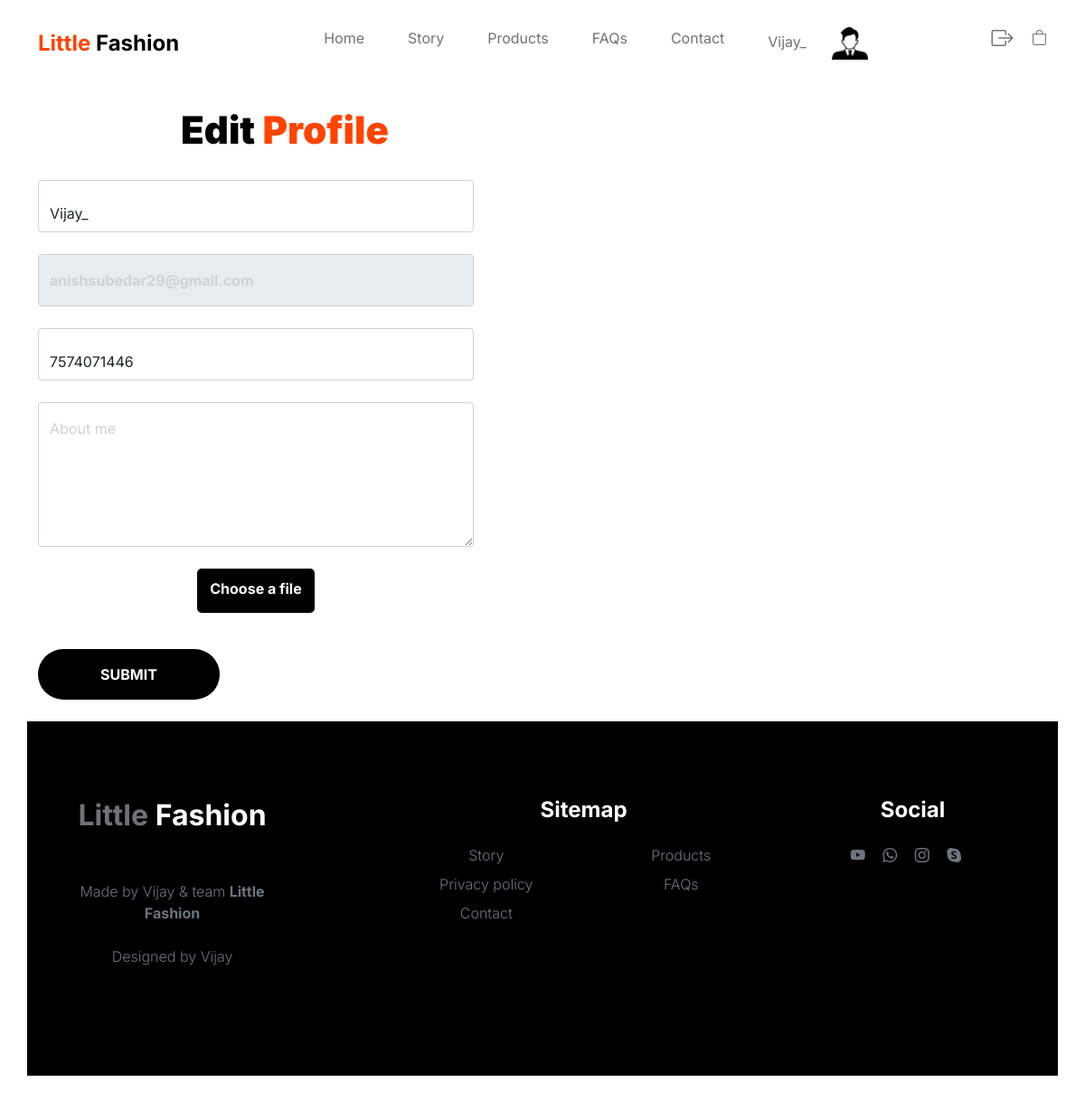
The app's page /profile/ (signed in) with its own data.
### consumer_app/models.py (models this page shows, shortened)
class UserData(models.Model):
    name = models.CharField(max_length=50)
    phone = models.CharField(max_length=11)
    email = models.EmailField(primary_key=True)
    password = models.CharField(max_length=10)
    pic = models.ImageField(default='user.jpg',upload_to='consumer_pics')
    about_me = models.TextField(null=True)

### consumer_app/views.py (the view, shortened to what this page needs)
# urls.py: path('profile/',views.profile,name = 'profile'),
def profile(request):
    if request.method =='GET':
        try:
            s_mail = request.session['email']
            print('s_mail',s_mail)
            user_obj = UserData.objects.get(email = s_mail)
            return render(request,'profile.html',{'user_data':user_obj })
        except:
            return render(request,'profile.html')

### templates/profile.html (shortened to what this page needs)
{% extends "base.html" %}
{% block content %}
<section class="contact section-padding">
    <div class="container">
        <div class="row">
            <div class="col-lg-6 col-12">
                <h2 class="mb-4">Edit <span>Profile</span></h2>
                <form class="contact-form me-lg-5 pe-lg-3" role="form" action = '/profile/' method='post' enctype="multipart/form-data">
                    <div class="form-floating">
                        <input type="text" name="name" id="name" value = {{user_data.name}} class="form-control" placeholder="Full name" required>
                    </div>
                    <div class="form-floating my-4">
                        <input type="email" name="email" id="email" pattern="[^ @]*@[^ @]*" class="form-control" placeholder="Email address" required disabled>
                        <label for="email"><b>{{user_data.email}}</b></label>
                    </div>
                    <div class="form-floating my-4">
                        <input type="subject" name="phone" id="subject"class="form-control" value = {{user_data.phone}} placeholder="Subject" required>
                    </div>
                    <div class="form-floating mb-4">
                        <textarea id="message" name="message" class="form-control" placeholder="Leave a comment here" required style="height: 160px"></textarea>
                        <label for="message">About me</label>
                    </div>
                    <div class="form-floating mb-4">
                        <div class="file-input-container">
                            <label for="file-input" class="file-input-label"><b>Choose a file</b></label>
                        </div>
                    </div>
                    <div class="col-lg-5 col-6">
                        <button type="submit" class="form-control">Submit</button>
                    </div>
                    <br>
                </form>
            </div>
{% endblock %}

### templates/header.html (shortened to what this page needs)
{% load static %}
<!doctype html>
<html lang="en">
    <head>
        <meta name="author" content=""><link rel="stylesheet" href="https://cdn.jsdelivr.net/npm/bootstrap-icons@1.10.3/font/bootstrap-icons.css">
        <link href="/static/css/bootstrap.min.css" rel="stylesheet">
        <link href="/static/css/bootstrap-icons.css" rel="stylesheet">
        <link rel="stylesheet" href="/static/css/slick.css"/>
        <link href="/static/css/tooplate-little-fashion.css" rel="stylesheet">
    </head>
    <body>
        <main>
            <nav class="navbar navbar-expand-lg">
                <div class="container">
                    <a class="navbar-brand" href="/">
                        <strong><span>Little</span> Fashion</strong>
                    </a>
                    <div class="collapse navbar-collapse" id="navbarNav">
                        <ul class="navbar-nav mx-auto">
                            <li class="nav-item">
                                <a class="nav-link {% if request.path == '/' %} active {% endif %}" href="/">Home</a>
                            </li>
                            <li class="nav-item">
                                <a class="nav-link {% if request.path == '/about/' %} active {% endif %}" href="/about">Story</a>
                            </li>
                            <li class="nav-item">
                                <a class="nav-link {% if request.path == '/products/' %} active {% endif %}" href="/products">Products</a>
                            </li>
                            <li class="nav-item">
                                <a class="nav-link {% if request.path == '/faq/' %} active {% endif %}" href="/faq">FAQs</a>
                            </li>
                            <li class="nav-item">
                                <a class="nav-link {% if request.path == '/contact/' %} active {% endif %}" href="/contact">Contact</a>
                            </li>
                            {% if user_data %}
                            <li class="nav-item">
                                <a class="nav-link">{{user_data.name}}</a>
                                {% if user_data.pic.url %}
                                    <a href="/profile/" title='editProfile'>
                                    <img src= {{user_data.pic.url}} width="40 px" class="img-circle elevation-2" alt="UserPicture">
                                    {% else %}
                                    <img src= '/' width="40 px" class="img-circle elevation-2" alt="User Image">
                                    {% endif %}
                                </a>
                            </li>
                            {% endif %}
                        </ul>
                        {% if user_data %}
                        <div class="d-none d-lg-block" style="margin-bottom: 10px;">
                            <a href="/signout/" class="bi bi-box-arrow-right custom-icon me-3"></a>
                            <a href="/cart_table/" class="bi-bag custom-icon"></a>
                        </div>
                        {% else  %}
                            <div class="d-none d-lg-block">
                                <a href="/signin" class="bi bi-person custom-icon me-3"></a>
                                <a href="/signin/" class="bi bi-bag custom-icon"></a>
                            </div>
                        {% endif %}
                    </div>
                </div>
            </nav>

### static/css/tooplate-little-fashion.css (style rules this page uses)
:root { --white-color: #FFFFFF; --primary-color: #FF4400; --section-bg-color: #f0f8ff; --dark-color: #000000; --grey-color: #d0d1d1; --p-color: #717275; --body-font-family: 'Inter', sans-serif; --h5-font-size: 24px; --p-font-size: 20px; --copyright-text-font-size: 16px; --product-link-font-size: 14px; --custom-link-font-size: 12px; --font-weight-thin: 100; --font-weight-light: 300; --font-weight-normal: 400; --font-weight-bold: 700; --font-weight-black: 900; }
body, html { height: 100%; }
html { scroll-behavior: smooth; }
body { background: var(--white-color); font-family: var(--body-font-family); position: relative; }
h2, h3, h4, h5, h6 { color: var(--dark-color); line-height: inherit; }
h1, h2, h3, h4, h5, h6 { font-weight: var(--font-weight-bold); }
h1, h2 { font-weight: var(--font-weight-black); }
h2 { font-size: 42px; }
a, button { touch-action: manipulation; transition: all 0.3s; }
a { color: var(--p-color); text-decoration: none; }
b, strong { font-weight: var(--font-weight-bold); }
.custom-icon { color: var(--p-color); font-size: 24px; }
.custom-icon { display: inline-block; vertical-align: middle; }
.bi-bag.custom-icon { font-size: 17px; }
.navbar { background: var(--white-color); position: fixed; top: 0; right: 0; left: 0; padding: 25px 0; z-index: 2; will-change: transform; transition: transform 300ms linear; }
.navbar span, h2 span, h4 span { color: var(--primary-color); }
.navbar-brand { color: var(--dark-color); font-size: 24px; font-weight: var(--font-weight-light); margin: 0; padding: 0; }
.navbar-expand-lg .navbar-nav .nav-link { display: inline-block; padding: 0; margin-right: 1.5rem; margin-left: 1.5rem; }
.nav-link { color: var(--p-color); font-size: 16px; position: relative; }
.navbar .nav-link::after { position: absolute; top: 100%; left: 0; width: 100%; height: 2px; background: var(--grey-color); content: ''; opacity: 0; -webkit-transition: opacity 0.3s, -webkit-transform 0.3s; -moz-transition: opacity 0.3s, -moz-transform 0.3s; transition: opacity 0.3s, transform 0.3s; -webkit-transform: translateY(10px); -moz-transform: translateY(10px); transform: translateY(10px); }
section { content-visibility: auto; contain-intrinsic-size: 700px; }
.section-padding { padding-top: 7rem; padding-bottom: 7rem; }
.contact-form .form-control { border-color: var(--grey-color); font-weight: var(--font-weight-normal); }
.form-floating>label { color: var(--grey-color); font-weight: var(--font-weight-normal); }
.contact-form button[type='submit'] { background: var(--dark-color); border: none; border-radius: 100px; color: var(--white-color); font-weight: var(--font-weight-bold); text-transform: uppercase; padding: 16px; }

### templates/header.html (style rules this page uses)
.container { text-align: center; }

### templates/profile.html (style rules this page uses)
.file-input-container { position: relative; overflow: hidden; display: inline-block; border: 2px solid #000; border-radius: 5px; padding: 8px 12px; background-color: #000; cursor: pointer; color: #fff; text-align: left; margin-bottom: 10px; }
.file-input-label { font-weight: bold; display: inline-block; margin-bottom: 5px; }

### records on screen
UserData: name "Vijay_", pic (picture), phone "7574071446"
